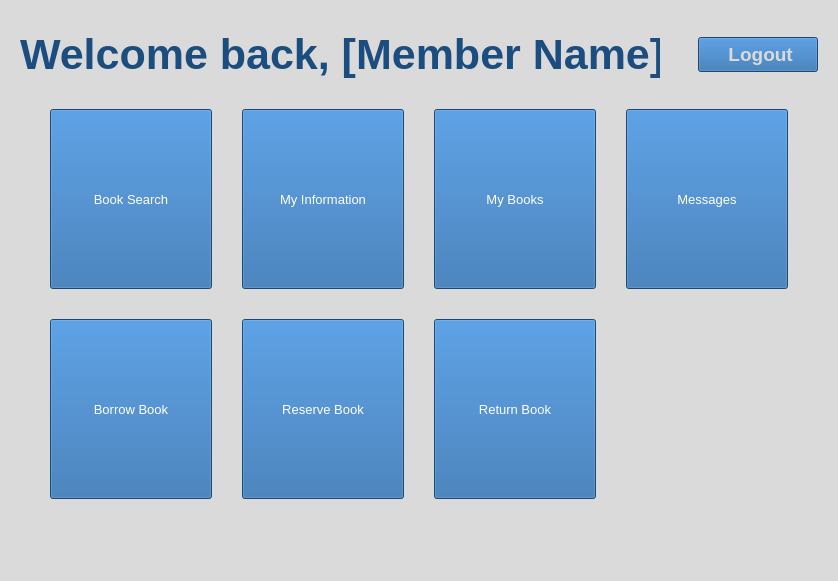
<?xml version="1.0" encoding="UTF-8"?>
<ui version="4.0">
 <class>MemberMenu</class>
 <widget class="QMainWindow" name="MemberMenu">
  <property name="geometry">
   <rect>
    <x>0</x>
    <y>0</y>
    <width>838</width>
    <height>581</height>
   </rect>
  </property>
  <property name="windowTitle">
   <string>Member Menu</string>
  </property>
  <property name="styleSheet">
   <string notr="true">background-color: #DADADA;
</string>
  </property>
  <widget class="QWidget" name="centralwidget">
   <property name="palette">
    <palette>
     <active>
      <colorrole role="Button">
       <brush brushstyle="SolidPattern">
        <color alpha="255">
         <red>218</red>
         <green>218</green>
         <blue>218</blue>
        </color>
       </brush>
      </colorrole>
      <colorrole role="Base">
       <brush brushstyle="SolidPattern">
        <color alpha="255">
         <red>218</red>
         <green>218</green>
         <blue>218</blue>
        </color>
       </brush>
      </colorrole>
      <colorrole role="Window">
       <brush brushstyle="SolidPattern">
        <color alpha="255">
         <red>218</red>
         <green>218</green>
         <blue>218</blue>
        </color>
       </brush>
      </colorrole>
     </active>
     <inactive>
      <colorrole role="Button">
       <brush brushstyle="SolidPattern">
        <color alpha="255">
         <red>218</red>
         <green>218</green>
         <blue>218</blue>
        </color>
       </brush>
      </colorrole>
      <colorrole role="Base">
       <brush brushstyle="SolidPattern">
        <color alpha="255">
         <red>218</red>
         <green>218</green>
         <blue>218</blue>
        </color>
       </brush>
      </colorrole>
      <colorrole role="Window">
       <brush brushstyle="SolidPattern">
        <color alpha="255">
         <red>218</red>
         <green>218</green>
         <blue>218</blue>
        </color>
       </brush>
      </colorrole>
     </inactive>
     <disabled>
      <colorrole role="Button">
       <brush brushstyle="SolidPattern">
        <color alpha="255">
         <red>218</red>
         <green>218</green>
         <blue>218</blue>
        </color>
       </brush>
      </colorrole>
      <colorrole role="Base">
       <brush brushstyle="SolidPattern">
        <color alpha="255">
         <red>218</red>
         <green>218</green>
         <blue>218</blue>
        </color>
       </brush>
      </colorrole>
      <colorrole role="Window">
       <brush brushstyle="SolidPattern">
        <color alpha="255">
         <red>218</red>
         <green>218</green>
         <blue>218</blue>
        </color>
       </brush>
      </colorrole>
     </disabled>
    </palette>
   </property>
   <layout class="QVBoxLayout" name="verticalLayout_2" stretch="0,1,0">
    <property name="spacing">
     <number>0</number>
    </property>
    <property name="leftMargin">
     <number>20</number>
    </property>
    <property name="topMargin">
     <number>30</number>
    </property>
    <property name="rightMargin">
     <number>20</number>
    </property>
    <property name="bottomMargin">
     <number>20</number>
    </property>
    <item>
     <layout class="QGridLayout" name="gridLayout_2">
      <item row="0" column="0">
       <widget class="QLabel" name="label_welcome">
        <property name="sizePolicy">
         <sizepolicy hsizetype="Maximum" vsizetype="Maximum">
          <horstretch>0</horstretch>
          <verstretch>0</verstretch>
         </sizepolicy>
        </property>
        <property name="minimumSize">
         <size>
          <width>0</width>
          <height>0</height>
         </size>
        </property>
        <property name="maximumSize">
         <size>
          <width>640</width>
          <height>60</height>
         </size>
        </property>
        <property name="font">
         <font>
          <pointsize>32</pointsize>
          <bold>true</bold>
         </font>
        </property>
        <property name="styleSheet">
         <string notr="true">color: #1B4D7E;</string>
        </property>
        <property name="text">
         <string>Welcome back, [Member Name]!</string>
        </property>
       </widget>
      </item>
      <item row="0" column="1">
       <spacer name="horizontalSpacer">
        <property name="orientation">
         <enum>Qt::Horizontal</enum>
        </property>
        <property name="sizeHint" stdset="0">
         <size>
          <width>40</width>
          <height>20</height>
         </size>
        </property>
       </spacer>
      </item>
      <item row="0" column="2">
       <widget class="QPushButton" name="pushButton_logout">
        <property name="sizePolicy">
         <sizepolicy hsizetype="Maximum" vsizetype="Maximum">
          <horstretch>0</horstretch>
          <verstretch>0</verstretch>
         </sizepolicy>
        </property>
        <property name="minimumSize">
         <size>
          <width>120</width>
          <height>30</height>
         </size>
        </property>
        <property name="maximumSize">
         <size>
          <width>135</width>
          <height>35</height>
         </size>
        </property>
        <property name="font">
         <font>
          <pointsize>14</pointsize>
          <bold>true</bold>
         </font>
        </property>
        <property name="styleSheet">
         <string notr="true">color: #dadada;
background-color: #2466A8;
</string>
        </property>
        <property name="text">
         <string> Logout</string>
        </property>
        <property name="icon">
         <iconset>
          <normalon>:/icons/icons/log-out.svg</normalon>
         </iconset>
        </property>
        <property name="iconSize">
         <size>
          <width>24</width>
          <height>24</height>
         </size>
        </property>
       </widget>
      </item>
      <item row="1" column="0">
       <spacer name="verticalSpacer">
        <property name="orientation">
         <enum>Qt::Vertical</enum>
        </property>
        <property name="sizeHint" stdset="0">
         <size>
          <width>20</width>
          <height>30</height>
         </size>
        </property>
       </spacer>
      </item>
     </layout>
    </item>
    <item>
     <layout class="QGridLayout" name="gridLayout">
      <property name="leftMargin">
       <number>30</number>
      </property>
      <property name="topMargin">
       <number>0</number>
      </property>
      <property name="rightMargin">
       <number>30</number>
      </property>
      <property name="bottomMargin">
       <number>0</number>
      </property>
      <property name="spacing">
       <number>30</number>
      </property>
      <item row="6" column="1">
       <widget class="QPushButton" name="pushButton_memberInfo">
        <property name="sizePolicy">
         <sizepolicy hsizetype="Minimum" vsizetype="Minimum">
          <horstretch>0</horstretch>
          <verstretch>0</verstretch>
         </sizepolicy>
        </property>
        <property name="minimumSize">
         <size>
          <width>50</width>
          <height>75</height>
         </size>
        </property>
        <property name="maximumSize">
         <size>
          <width>200</width>
          <height>200</height>
         </size>
        </property>
        <property name="sizeIncrement">
         <size>
          <width>0</width>
          <height>0</height>
         </size>
        </property>
        <property name="font">
         <font>
          <pointsize>10</pointsize>
         </font>
        </property>
        <property name="styleSheet">
         <string notr="true">color: white;
background-color: #2466A8;
</string>
        </property>
        <property name="text">
         <string>My Information</string>
        </property>
        <property name="icon">
         <iconset>
          <normalon>:/icons/icons/user.svg</normalon>
         </iconset>
        </property>
        <property name="iconSize">
         <size>
          <width>64</width>
          <height>64</height>
         </size>
        </property>
       </widget>
      </item>
      <item row="6" column="3">
       <widget class="QPushButton" name="pushButton_authorSearch">
        <property name="sizePolicy">
         <sizepolicy hsizetype="Minimum" vsizetype="Minimum">
          <horstretch>0</horstretch>
          <verstretch>0</verstretch>
         </sizepolicy>
        </property>
        <property name="minimumSize">
         <size>
          <width>50</width>
          <height>75</height>
         </size>
        </property>
        <property name="maximumSize">
         <size>
          <width>200</width>
          <height>200</height>
         </size>
        </property>
        <property name="sizeIncrement">
         <size>
          <width>0</width>
          <height>0</height>
         </size>
        </property>
        <property name="font">
         <font>
          <pointsize>10</pointsize>
         </font>
        </property>
        <property name="styleSheet">
         <string notr="true">color: white;
background-color: #2466A8;
</string>
        </property>
        <property name="text">
         <string>My Books</string>
        </property>
        <property name="icon">
         <iconset>
          <normalon>:/icons/icons/book-open.svg</normalon>
         </iconset>
        </property>
        <property name="iconSize">
         <size>
          <width>64</width>
          <height>64</height>
         </size>
        </property>
       </widget>
      </item>
      <item row="7" column="3">
       <widget class="QPushButton" name="pushButton_bookReturn">
        <property name="sizePolicy">
         <sizepolicy hsizetype="Minimum" vsizetype="Minimum">
          <horstretch>0</horstretch>
          <verstretch>0</verstretch>
         </sizepolicy>
        </property>
        <property name="minimumSize">
         <size>
          <width>50</width>
          <height>75</height>
         </size>
        </property>
        <property name="maximumSize">
         <size>
          <width>200</width>
          <height>200</height>
         </size>
        </property>
        <property name="sizeIncrement">
         <size>
          <width>0</width>
          <height>0</height>
         </size>
        </property>
        <property name="font">
         <font>
          <pointsize>10</pointsize>
         </font>
        </property>
        <property name="styleSheet">
         <string notr="true">color: white;
background-color: #2466A8;
</string>
        </property>
        <property name="text">
         <string>Return Book</string>
        </property>
        <property name="icon">
         <iconset>
          <normalon>:/icons/icons/minus-square.svg</normalon>
         </iconset>
        </property>
        <property name="iconSize">
         <size>
          <width>64</width>
          <height>64</height>
         </size>
        </property>
       </widget>
      </item>
      <item row="6" column="5">
       <widget class="QPushButton" name="pushButton_messages">
        <property name="sizePolicy">
         <sizepolicy hsizetype="Minimum" vsizetype="Minimum">
          <horstretch>0</horstretch>
          <verstretch>0</verstretch>
         </sizepolicy>
        </property>
        <property name="minimumSize">
         <size>
          <width>50</width>
          <height>75</height>
         </size>
        </property>
        <property name="maximumSize">
         <size>
          <width>200</width>
          <height>200</height>
         </size>
        </property>
        <property name="sizeIncrement">
         <size>
          <width>0</width>
          <height>0</height>
         </size>
        </property>
        <property name="font">
         <font>
          <pointsize>10</pointsize>
         </font>
        </property>
        <property name="styleSheet">
         <string notr="true">color: white;
background-color: #2466A8;
</string>
        </property>
        <property name="text">
         <string>Messages</string>
        </property>
        <property name="icon">
         <iconset>
          <normalon>:/icons/icons/message-square.svg</normalon>
         </iconset>
        </property>
        <property name="iconSize">
         <size>
          <width>64</width>
          <height>64</height>
         </size>
        </property>
       </widget>
      </item>
      <item row="6" column="0">
       <widget class="QPushButton" name="pushButton_bookSearch">
        <property name="sizePolicy">
         <sizepolicy hsizetype="Minimum" vsizetype="Minimum">
          <horstretch>0</horstretch>
          <verstretch>0</verstretch>
         </sizepolicy>
        </property>
        <property name="minimumSize">
         <size>
          <width>50</width>
          <height>75</height>
         </size>
        </property>
        <property name="maximumSize">
         <size>
          <width>200</width>
          <height>200</height>
         </size>
        </property>
        <property name="sizeIncrement">
         <size>
          <width>0</width>
          <height>0</height>
         </size>
        </property>
        <property name="font">
         <font>
          <pointsize>10</pointsize>
         </font>
        </property>
        <property name="styleSheet">
         <string notr="true">color: white;
background-color: #2466A8;
</string>
        </property>
        <property name="text">
         <string>Book Search</string>
        </property>
        <property name="icon">
         <iconset>
          <normalon>:/icons/icons/book.svg</normalon>
         </iconset>
        </property>
        <property name="iconSize">
         <size>
          <width>64</width>
          <height>64</height>
         </size>
        </property>
       </widget>
      </item>
      <item row="7" column="0">
       <widget class="QPushButton" name="pushButton_bookBorrow">
        <property name="sizePolicy">
         <sizepolicy hsizetype="Minimum" vsizetype="Minimum">
          <horstretch>0</horstretch>
          <verstretch>0</verstretch>
         </sizepolicy>
        </property>
        <property name="minimumSize">
         <size>
          <width>50</width>
          <height>75</height>
         </size>
        </property>
        <property name="maximumSize">
         <size>
          <width>200</width>
          <height>200</height>
         </size>
        </property>
        <property name="sizeIncrement">
         <size>
          <width>0</width>
          <height>0</height>
         </size>
        </property>
        <property name="font">
         <font>
          <pointsize>10</pointsize>
         </font>
        </property>
        <property name="styleSheet">
         <string notr="true">color: white;
background-color: #2466A8;
</string>
        </property>
        <property name="text">
         <string>Borrow Book</string>
        </property>
        <property name="icon">
         <iconset>
          <normalon>:/icons/icons/plus-square.svg</normalon>
         </iconset>
        </property>
        <property name="iconSize">
         <size>
          <width>64</width>
          <height>64</height>
         </size>
        </property>
       </widget>
      </item>
      <item row="7" column="1">
       <widget class="QPushButton" name="pushButton_bookReserve">
        <property name="sizePolicy">
         <sizepolicy hsizetype="Minimum" vsizetype="Minimum">
          <horstretch>0</horstretch>
          <verstretch>0</verstretch>
         </sizepolicy>
        </property>
        <property name="minimumSize">
         <size>
          <width>50</width>
          <height>75</height>
         </size>
        </property>
        <property name="maximumSize">
         <size>
          <width>200</width>
          <height>200</height>
         </size>
        </property>
        <property name="sizeIncrement">
         <size>
          <width>0</width>
          <height>0</height>
         </size>
        </property>
        <property name="font">
         <font>
          <pointsize>10</pointsize>
         </font>
        </property>
        <property name="styleSheet">
         <string notr="true">color: white;
background-color: #2466A8;
</string>
        </property>
        <property name="text">
         <string>Reserve Book</string>
        </property>
        <property name="icon">
         <iconset>
          <normalon>:/icons/icons/bookmark.svg</normalon>
         </iconset>
        </property>
        <property name="iconSize">
         <size>
          <width>64</width>
          <height>64</height>
         </size>
        </property>
       </widget>
      </item>
     </layout>
    </item>
    <item>
     <spacer name="verticalSpacer_2">
      <property name="orientation">
       <enum>Qt::Vertical</enum>
      </property>
      <property name="sizeHint" stdset="0">
       <size>
        <width>20</width>
        <height>40</height>
       </size>
      </property>
     </spacer>
    </item>
   </layout>
  </widget>
  <widget class="QMenuBar" name="menubar">
   <property name="geometry">
    <rect>
     <x>0</x>
     <y>0</y>
     <width>838</width>
     <height>22</height>
    </rect>
   </property>
  </widget>
  <widget class="QStatusBar" name="statusbar"/>
 </widget>
 <resources/>
 <connections/>
</ui>
